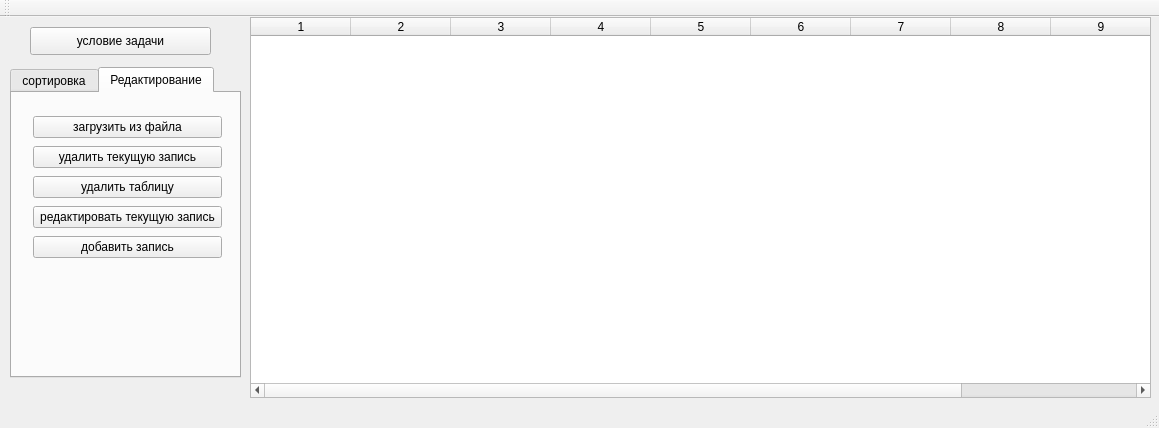
<?xml version="1.0" encoding="UTF-8"?>
<ui version="4.0">
 <class>MainWindow</class>
 <widget class="QMainWindow" name="MainWindow">
  <property name="geometry">
   <rect>
    <x>0</x>
    <y>0</y>
    <width>1159</width>
    <height>428</height>
   </rect>
  </property>
  <property name="windowTitle">
   <string>Variable table</string>
  </property>
  <widget class="QWidget" name="centralWidget">
   <widget class="QTableWidget" name="tableWidget">
    <property name="enabled">
     <bool>true</bool>
    </property>
    <property name="geometry">
     <rect>
      <x>250</x>
      <y>0</y>
      <width>901</width>
      <height>381</height>
     </rect>
    </property>
    <property name="editTriggers">
     <set>QAbstractItemView::NoEditTriggers</set>
    </property>
    <property name="columnCount">
     <number>10</number>
    </property>
    <column/>
    <column/>
    <column/>
    <column/>
    <column/>
    <column/>
    <column/>
    <column/>
    <column/>
    <column/>
   </widget>
   <widget class="QPushButton" name="condBtn">
    <property name="geometry">
     <rect>
      <x>30</x>
      <y>10</y>
      <width>181</width>
      <height>28</height>
     </rect>
    </property>
    <property name="text">
     <string>условие задачи</string>
    </property>
   </widget>
   <widget class="QTabWidget" name="tabWidget">
    <property name="geometry">
     <rect>
      <x>10</x>
      <y>50</y>
      <width>231</width>
      <height>311</height>
     </rect>
    </property>
    <property name="currentIndex">
     <number>1</number>
    </property>
    <widget class="QWidget" name="tab_2">
     <attribute name="title">
      <string>сортировка</string>
     </attribute>
     <widget class="QWidget" name="layoutWidget">
      <property name="geometry">
       <rect>
        <x>10</x>
        <y>10</y>
        <width>176</width>
        <height>92</height>
       </rect>
      </property>
      <layout class="QVBoxLayout" name="verticalLayout">
       <item>
        <widget class="QPushButton" name="sortBtn">
         <property name="enabled">
          <bool>true</bool>
         </property>
         <property name="text">
          <string>отсортировать всю таблицу</string>
         </property>
        </widget>
       </item>
       <item>
        <widget class="QPushButton" name="keyBtn">
         <property name="text">
          <string>отсортировать по ключу</string>
         </property>
        </widget>
       </item>
       <item>
        <widget class="QCheckBox" name="bdCbx">
         <property name="text">
          <string>выводить только ДР</string>
         </property>
        </widget>
       </item>
      </layout>
     </widget>
     <widget class="QPushButton" name="timeBtn">
      <property name="geometry">
       <rect>
        <x>20</x>
        <y>120</y>
        <width>131</width>
        <height>28</height>
       </rect>
      </property>
      <property name="text">
       <string>замеры времени</string>
      </property>
     </widget>
    </widget>
    <widget class="QWidget" name="tab">
     <attribute name="title">
      <string>Редактирование</string>
     </attribute>
     <widget class="QWidget" name="layoutWidget">
      <property name="geometry">
       <rect>
        <x>10</x>
        <y>10</y>
        <width>211</width>
        <height>170</height>
       </rect>
      </property>
      <layout class="QVBoxLayout" name="verticalLayout_2">
       <item>
        <widget class="QPushButton" name="fileBtn">
         <property name="text">
          <string>загрузить из файла</string>
         </property>
        </widget>
       </item>
       <item>
        <widget class="QPushButton" name="delCurBtn">
         <property name="text">
          <string>удалить текущую запись</string>
         </property>
        </widget>
       </item>
       <item>
        <widget class="QPushButton" name="delBtn">
         <property name="text">
          <string>удалить таблицу</string>
         </property>
        </widget>
       </item>
       <item>
        <widget class="QPushButton" name="editCurBtn">
         <property name="text">
          <string>редактировать текущую запись</string>
         </property>
        </widget>
       </item>
       <item>
        <widget class="QPushButton" name="addBtn">
         <property name="text">
          <string>добавить запись</string>
         </property>
        </widget>
       </item>
      </layout>
     </widget>
    </widget>
   </widget>
  </widget>
  <widget class="QMenuBar" name="menuBar">
   <property name="geometry">
    <rect>
     <x>0</x>
     <y>0</y>
     <width>1159</width>
     <height>26</height>
    </rect>
   </property>
  </widget>
  <widget class="QToolBar" name="mainToolBar">
   <attribute name="toolBarArea">
    <enum>TopToolBarArea</enum>
   </attribute>
   <attribute name="toolBarBreak">
    <bool>false</bool>
   </attribute>
  </widget>
  <widget class="QStatusBar" name="statusBar"/>
 </widget>
 <layoutdefault spacing="6" margin="11"/>
 <resources/>
 <connections/>
</ui>
